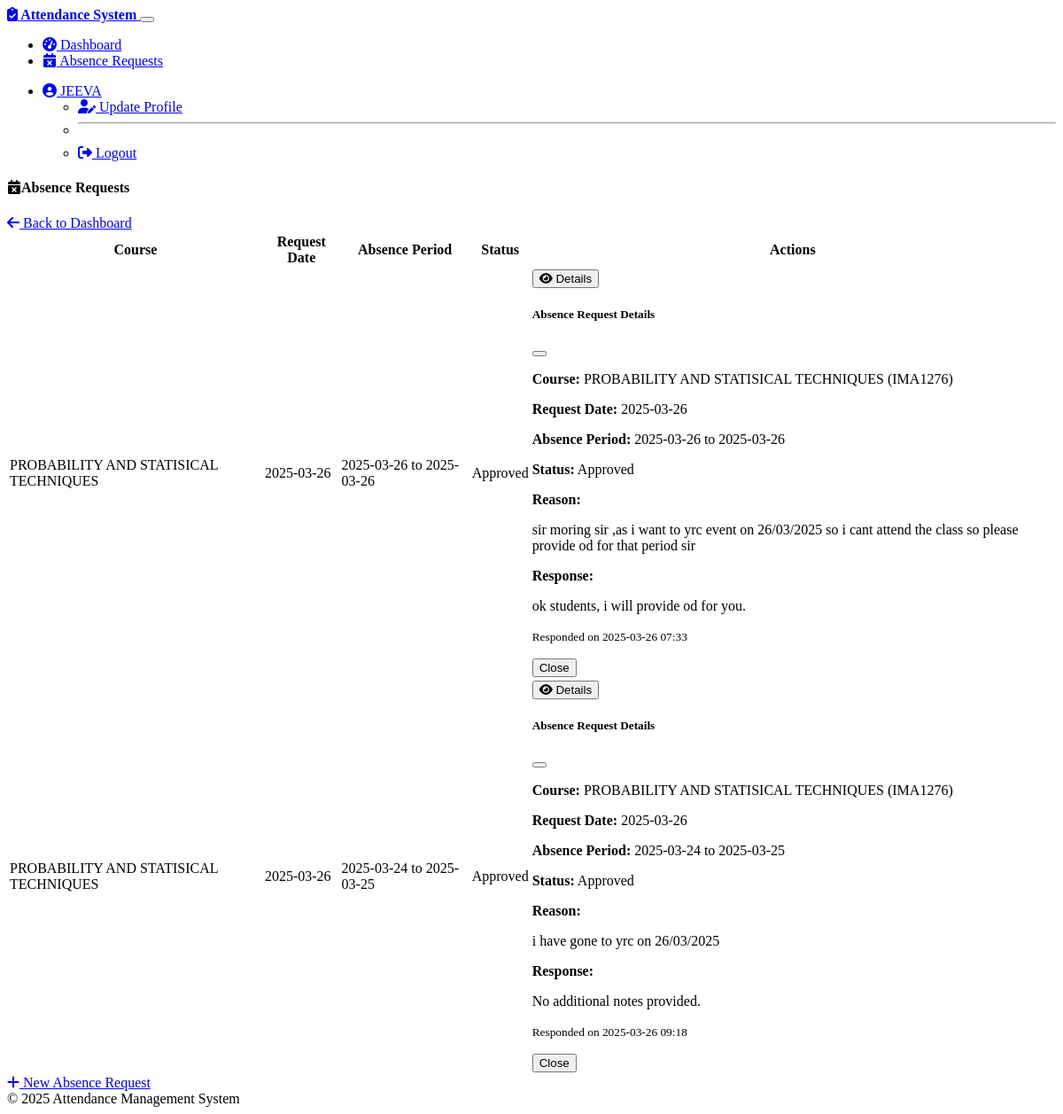
The page /student/absence_requests (signed in) on the database its author committed.
### models.py (models this page shows, shortened)
class User(UserMixin, db.Model):
    id = db.Column(db.Integer, primary_key=True)
    username = db.Column(db.String(64), unique=True, nullable=False)
    email = db.Column(db.String(120), unique=True, nullable=False)
    password_hash = db.Column(db.String(256), nullable=False)
    user_type = db.Column(db.String(10), nullable=False)  # 'student' or 'faculty'
    student = db.relationship('Student', backref='user', uselist=False, cascade="all, delete-orphan")
    faculty = db.relationship('Faculty', backref='user', uselist=False, cascade="all, delete-orphan")

class AbsenceRequest(db.Model):
    id = db.Column(db.Integer, primary_key=True)
    student_id = db.Column(db.Integer, db.ForeignKey('student.id'), nullable=False)
    course_id = db.Column(db.Integer, db.ForeignKey('course.id'), nullable=False)
    request_date = db.Column(db.Date, nullable=False)
    from_date = db.Column(db.Date, nullable=False)
    to_date = db.Column(db.Date, nullable=False)
    reason = db.Column(db.Text, nullable=False)
    documentation = db.Column(db.String(255), nullable=True)  # File path or URL if needed
    status = db.Column(db.String(20), default='pending')  # 'pending', 'approved', 'rejected'
    response_notes = db.Column(db.Text, nullable=True)
    responded_at = db.Column(db.DateTime, nullable=True)
    course = db.relationship('Course')

class Course(db.Model):
    id = db.Column(db.Integer, primary_key=True)
    course_code = db.Column(db.String(20), unique=True, nullable=False)
    title = db.Column(db.String(100), nullable=False)
    faculty_id = db.Column(db.Integer, db.ForeignKey('faculty.id'), nullable=False)
    schedule = db.Column(db.String(200), nullable=False)
    location = db.Column(db.String(100), nullable=False)
    description = db.Column(db.Text, nullable=True)
    min_attendance_percent = db.Column(db.Float, default=75.0, nullable=False)
    enrollments = db.relationship('CourseEnrollment', backref='course', lazy=True, cascade="all, delete-orphan")
    sessions = db.relationship('CourseSession', backref='course', lazy=True, cascade="all, delete-orphan")

### routes.py (the view)
    @app.route('/student/absence_requests')
    @login_required
    def view_absence_requests():
        if current_user.user_type != 'student':
            flash('Access denied', 'danger')
            return redirect(url_for('index'))
        student = Student.query.filter_by(user_id=current_user.id).first()
        if not student:
            return redirect(url_for('create_student_profile'))
        requests = AbsenceRequest.query.filter_by(student_id=student.id).order_by(
            AbsenceRequest.request_date.desc()
        ).all()
        return render_template('student/absence_request.html',
                              requests=requests,
                              view_only=True)

### app.py (called while the page is built)
    @login_manager.user_loader
    def load_user(user_id):
        return User.query.get(int(user_id))

### templates/student/absence_request.html (shortened to what this page needs)
{% extends "base.html" %}
{% block content %}
<div class="card">
    <div class="card-header bg-primary text-white d-flex justify-content-between align-items-center">
        <h4 class="mb-0">
            {% if view_only %}
                <i class="fas fa-calendar-times me-2"></i>Absence Requests
            {% else %}
                <i class="fas fa-calendar-plus me-2"></i>Request Absence
            {% endif %}
        </h4>
        <a href="{{ url_for('student_dashboard') }}" class="btn btn-sm btn-light">
            <i class="fas fa-arrow-left me-1"></i> Back to Dashboard
        </a>
    </div>
    <div class="card-body">
        {% if view_only %}
            {% if requests %}
                <div class="table-responsive">
                    <table class="table table-striped">
                        <thead>
                            <tr>
                                <th>Course</th>
                                <th>Request Date</th>
                                <th>Absence Period</th>
                                <th>Status</th>
                                <th>Actions</th>
                            </tr>
                        </thead>
                        <tbody>
                            {% for request in requests %}
                                <tr class="{% if request.status == 'pending' %}table-warning{% elif request.status == 'approved' %}table-success{% elif request.status == 'rejected' %}table-danger{% endif %}">
                                    <td>{{ request.course.title }}</td>
                                    <td>{{ request.request_date.strftime('%Y-%m-%d') }}</td>
                                    <td>{{ request.from_date.strftime('%Y-%m-%d') }} to {{ request.to_date.strftime('%Y-%m-%d') }}</td>
                                    <td>
                                        <span class="badge
                                            {% if request.status == 'pending' %}bg-warning
                                            {% elif request.status == 'approved' %}bg-success
                                            {% elif request.status == 'rejected' %}bg-danger
                                            {% endif %}">
                                            {{ request.status.title() }}
                                        </span>
                                    </td>
                                    <td>
                                        <button type="button" class="btn btn-sm btn-info" data-bs-toggle="modal"
                                                data-bs-target="#viewRequestModal{{ request.id }}">
                                            <i class="fas fa-eye"></i> Details
                                        </button>
                                        <div class="modal fade" id="viewRequestModal{{ request.id }}" tabindex="-1"
                                             aria-labelledby="viewRequestModalLabel{{ request.id }}" aria-hidden="true">
                                            <div class="modal-dialog">
                                                <div class="modal-content">
                                                    <div class="modal-header">
                                                        <h5 class="modal-title" id="viewRequestModalLabel{{ request.id }}">
                                                            Absence Request Details
                                                        </h5>
                                                        <button type="button" class="btn-close" data-bs-dismiss="modal" aria-label="Close"></button>
                                                    </div>
                                                    <div class="modal-body">
                                                        <p><strong>Course:</strong> {{ request.course.title }} ({{ request.course.course_code }})</p>
                                                        <p><strong>Request Date:</strong> {{ request.request_date.strftime('%Y-%m-%d') }}</p>
                                                        <p><strong>Absence Period:</strong> {{ request.from_date.strftime('%Y-%m-%d') }} to {{ request.to_date.strftime('%Y-%m-%d') }}</p>
                                                        <p><strong>Status:</strong>
                                                            <span class="badge
                                                                {% if request.status == 'pending' %}bg-warning
                                                                {% elif request.status == 'approved' %}bg-success
                                                                {% elif request.status == 'rejected' %}bg-danger
                                                                {% endif %}">
                                                                {{ request.status.title() }}
                                                            </span>
                                                        </p>
                                                        <p><strong>Reason:</strong></p>
                                                        <div class="alert alert-secondary">{{ request.reason }}</div>
                                                        {% if request.status != 'pending' %}
                                                            <p><strong>Response:</strong></p>
                                                            <div class="alert {% if request.status == 'approved' %}alert-success{% else %}alert-danger{% endif %}">
                                                                {% if request.response_notes %}
                                                                    {{ request.response_notes }}
                                                                {% else %}
                                                                    No additional notes provided.
                                                                {% endif %}
                                                            </div>
                                                            <p><small>Responded on {{ request.responded_at.strftime('%Y-%m-%d %H:%M') }}</small></p>
                                                        {% endif %}
                                                    </div>
                                                    <div class="modal-footer">
                                                        <button type="button" class="btn btn-secondary" data-bs-dismiss="modal">Close</button>
                                                    </div>
                                                </div>
                                            </div>
                                        </div>
                                    </td>
                                </tr>
                            {% endfor %}
                        </tbody>
                    </table>
                </div>
                <div class="mt-3">
                    <a href="{{ url_for('create_absence_request') }}" class="btn btn-primary">
                        <i class="fas fa-plus me-1"></i> New Absence Request
                    </a>
                </div>
            {% endif %}
        {% endif %}
    </div>
</div>
{% endblock %}

### templates/base.html (shortened to what this page needs)
<!DOCTYPE html>
<html lang="en" data-bs-theme="dark">
<head>
    <link rel="stylesheet" href="https://cdn.replit.com/agent/bootstrap-agent-dark-theme.min.css">
    <link rel="stylesheet" href="https://cdnjs.cloudflare.com/ajax/libs/font-awesome/6.4.0/css/all.min.css">
    <link rel="stylesheet" href="{{ url_for('static', filename='css/styles.css') }}">
</head>
<body>
    <nav class="navbar navbar-expand-lg navbar-dark bg-dark mb-4">
        <div class="container">
            <a class="navbar-brand" href="{{ url_for('index') }}">
                <i class="fas fa-clipboard-check me-2"></i>
                Attendance System
            </a>
            <button class="navbar-toggler" type="button" data-bs-toggle="collapse" data-bs-target="#navbarNav"
                    aria-controls="navbarNav" aria-expanded="false" aria-label="Toggle navigation">
            </button>
            <div class="collapse navbar-collapse" id="navbarNav">
                <ul class="navbar-nav">
                    {% if current_user.is_authenticated %}
                        {% if current_user.user_type == 'student' %}
                            <li class="nav-item">
                                <a class="nav-link {% if request.endpoint == 'student_dashboard' %}active{% endif %}"
                                   href="{{ url_for('student_dashboard') }}">
                                    <i class="fas fa-tachometer-alt me-1"></i> Dashboard
                                </a>
                            </li>
                            <li class="nav-item">
                                <a class="nav-link {% if request.endpoint == 'view_absence_requests' %}active{% endif %}"
                                   href="{{ url_for('view_absence_requests') }}">
                                    <i class="fas fa-calendar-times me-1"></i> Absence Requests
                                </a>
                            </li>
                        {% endif %}
                    {% endif %}
                </ul>
                <ul class="navbar-nav ms-auto">
                    {% if current_user.is_authenticated %}
                        <li class="nav-item dropdown">
                            <a class="nav-link dropdown-toggle" href="#" id="navbarDropdown" role="button"
                               data-bs-toggle="dropdown" aria-expanded="false">
                                <i class="fas fa-user-circle me-1"></i>
                                {{ current_user.username }}
                            </a>
                            <ul class="dropdown-menu dropdown-menu-end" aria-labelledby="navbarDropdown">
                                <li>
                                    <a class="dropdown-item" href="{{ url_for('update_profile') }}">
                                        <i class="fas fa-user-edit me-1"></i> Update Profile
                                    </a>
                                </li>
                                <li>
                                    <hr class="dropdown-divider">
                                </li>
                                <li>
                                    <a class="dropdown-item" href="{{ url_for('logout') }}">
                                        <i class="fas fa-sign-out-alt me-1"></i> Logout
                                    </a>
                                </li>
                            </ul>
                        </li>
                    {% endif %}
                </ul>
            </div>
        </div>
    </nav>
    <div class="container mb-4">
        {% block content %}{% endblock %}
    </div>
    <footer class="footer mt-auto py-3 bg-dark">
        <div class="container text-center">
            <span class="text-muted">&copy; 2025 Attendance Management System</span>
        </div>
    </footer>
</body>
</html>

### static/css/styles.css (style rules this page uses)
.navbar-brand { font-weight: 600; }
.card-header { font-weight: 500; }

### rows shown on the page
User: username "JEEVA"
AbsenceRequest: course "PROBABILITY AND STATISICAL TECHNIQUES", request_date "2025-03-26", from_date "2025-03-26", to_date "2025-03-26", status "Approved", course.course_code "IMA1276", reason "sir moring sir ,as i want to yrc event on 26/03/2025 so i cant attend the class so please provide od for that period sir", response_notes "ok students, i will provide od for you.", responded_at "2025-03-26 07:33"
AbsenceRequest: course "PROBABILITY AND STATISICAL TECHNIQUES", request_date "2025-03-26", from_date "2025-03-24", to_date "2025-03-25", status "Approved", course.course_code "IMA1276", reason "i have gone to yrc on 26/03/2025", response_notes "No additional notes provided.", responded_at "2025-03-26 09:18"
